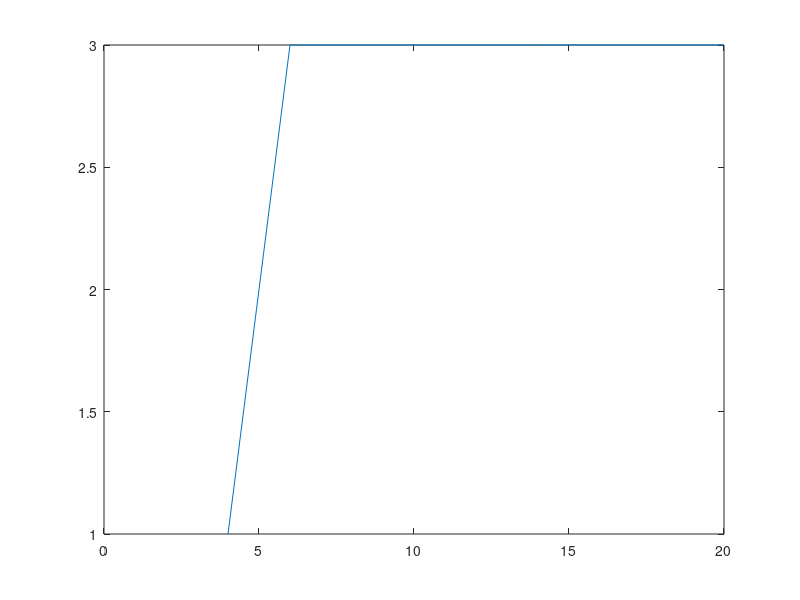

The MATLAB source for this figure: (Note: this script raises an error after producing the figure.)
clc;clear;close all;

N4= 4 ;
th4 = 2*pi/(N4*6):2*pi/(N4*6):2*pi;
n4=length(th4);
r4 = 4*ones(n4,1)';
act4 = zeros(1,n4);

N5= 5 ;
th5 = 2*pi/(N5*6):2*pi/(N5*6):2*pi;
n5=length(th5);
r5 = 5*ones(n5,1)';
act5 = zeros(1,n5);

N6= 6;
th6 = 2*pi/(N6*6):2*pi/(N6*6):2*pi;
n6=length(th6);
r6 = 6*ones(n6,1)';
act6 = zeros(1,n6);

N7= 7 ;
th7 = 2*pi/(N7*6):2*pi/(N7*6):2*pi;
n7=length(th7);
r7 = 7*ones(n7,1)';
act7 = zeros(1,n7);

N8= 8;
th8 = 2*pi/(N8*6):2*pi/(N8*6):2*pi;
n8=length(th8);
r8 =8*ones(n8,1)';
act8 = zeros(1,n8);

N9= 9 ;
th9 = 2*pi/(N9*6):2*pi/(N9*6):2*pi;
n9=length(th9);
r9 =9*ones(n9,1)';
act9 = zeros(1,n9);

N10= 10;
th10 = 2*pi/(N10*6):2*pi/(N10*6):2*pi;
n10=length(th10);
r10 =10*ones(n10,1)';
act10 = zeros(1,n10);

N11= 11;
th11 = 2*pi/(N11*6):2*pi/(N11*6):2*pi;
n11=length(th11);
r11 =11*ones(n11,1)';
act11 = zeros(1,n11);

N12= 12;
th12 = 2*pi/(N12*6):2*pi/(N12*6):2*pi;
n12=length(th12);
r12 =12*ones(n12,1)';
act12 = zeros(1,n12);

N13= 13;
th13 = 2*pi/(N13*6):2*pi/(N13*6):2*pi;
n13=length(th13);
r13 =13*ones(n13,1)';
act13 = zeros(1,n13);

N14=14;
th14 = 2*pi/(N14*6):2*pi/(N14*6):2*pi;
n14=length(th14);
r14 =14*ones(n14,1)';
act14 = zeros(1,n14);

N15=15;
th15 = 2*pi/(N15*6):2*pi/(N15*6):2*pi;
n15=length(th15);
r15 =15*ones(n15,1)';
act15 = zeros(1,n15);

N16=16;
th16 = 2*pi/(N16*6):2*pi/(N16*6):2*pi;
n16=length(th16);
r16 =16*ones(n16,1)';
act16 = zeros(1,n16);

N17=17;
th17 = 2*pi/(N17*6):2*pi/(N17*6):2*pi;
n17=length(th17);
r17 =17*ones(n17,1)';
act17 = zeros(1,n17);

N18=18;
th18 = 2*pi/(N18*6):2*pi/(N18*6):2*pi;
n18=length(th18);
r18 =18*ones(n18,1)';
act18 = zeros(1,n18);

N19=19;
th19 = 2*pi/(N19*6):2*pi/(N19*6):2*pi;
n19=length(th19);
r19 =19*ones(n19,1)';
act19 = zeros(1,n19);

N20=20;
th20 = 2*pi/(N20*6):2*pi/(N20*6):2*pi;
n20=length(th20);
r20 =20*ones(n20,1)';
act20 = zeros(1,n20);


n = n4+n5+n6+n7+n8+n9+n10+n11+n12+n13+n14+n15+n16+n17+n18+n19+n20;
sand_pile = [th4 th5 th6 th7 th8 th9 th10 th11 th12 th13 th14 th15 th16 th17 th18 th19 th20;r4 r5 r6 r7 r8 r9 r10 r11 r12 r13 r14 r15 r16 r17 r18 r19 r20; zeros(1,n) ];
%active_matrix = [th0 th1 th2 th3 th4 th5 th6 th7 th8 th9 th10 th11 th12 th13 th14 th15 th16 th17 th18 th19 th20; r0 r1 r2 r3 r4 r5 r6 r7 r8 r9 r10 r11 r12 r13 r14 r15 r16 r17 r18 r19 r20; zeros(1,n)];
active_matrix = [th4 th5 th6 th7 th8 th9 th10 th11 th12 th13 th14 th15 th16 th17 th18 th19 th20;r4 r5 r6 r7 r8 r9 r10 r11 r12 r13 r14 r15 r16 r17 r18 r19 r20; act4 act5 act6 act7 act8 act9 act10 act11 act12 act13 act14 act15 act16 act17 act18 act19 act20];


number_sand = 1000;
interval=1; % every few sand drops polt a graph.
frames(number_sand/interval)=struct('cdata',[],'colormap',[]);
bb=1; %index of images

initial=100;
for c=1:initial
initial_dist_point = round(1+rand(1,1)*(n-1)); % randomly choose
sand_pile(3,initial_dist_point)=sand_pile(3,initial_dist_point)+4;
end

regeneration_time_1 = 0; % dropping regerneration time
regeneration_time_2 = 1000; % topping regerneration time
shorest_number = 5;

choose_p = 1;
ZC = 3; % critical values



v4=1;
v5=2;
v6=3;
v7=3;
v8=3;
v9=3;
v10=3;
v11=3;
v12=3;
v13=3;
v14=3;
v15=3;
v16=3;
v17=3;
v18=3;
v19=3;
v20=3;

V=[v4 v5 v6 v7 v8 v9 v10 v11 v12 v13 v14 v15 v16 v17 v18 v19 v20];
N=[4 5 6 7 8 9 10 11 12 13 14 15 16 17 18 19 20 ];
figure(1)
plot(N,V);


f= waitbar(0,'Please wait...');


for i=1:number_sand
    pause(0.1);
    waitbar(i/number_sand)
   
    [in_active_position] = find(active_matrix(3,:) > 0);
    in_act = length(in_active_position);
    for g=1:in_act
       active_matrix(3,in_active_position(g)) = active_matrix(3,in_active_position(g)) - 1; 
    end
    
    [active_position] = find(active_matrix(3,:) == 0);
    act = length(active_position);
    active_position = active_position(1:round(act*choose_p-1));
    act = length(active_position);
    index_now = round(1+rand(1,1)*(act-1));
    
    theta_now = sand_pile(1,index_now);
    radius_now = sand_pile(2,index_now);
    sand_pile(3,index_now) = sand_pile(3,index_now) + 1;
    active_matrix(3,index_now) = active_matrix(3,index_now) + regeneration_time_1; % become inactive and need a regeneration

    [position_tops] = find( sand_pile(3,:) > ZC);
    number_top = length(position_tops);
    while number_top > 0
        for j = 1: number_top
            sand_pile(3,position_tops(j)) = sand_pile(3,position_tops(j)) - (ZC+1);
            theta_top_now  = sand_pile(1,position_tops(j));
            radius_top_now = sand_pile(2,position_tops(j));
            active_matrix(3,position_tops(j)) = active_matrix(3,position_tops(j)) + regeneration_time_2;
            
            radius1 = gpuArray(radius_top_now);
            theta1  = gpuArray(rad2deg(theta_top_now));
            radius2 = gpuArray(sand_pile(2,:));
            theta2  = gpuArray(rad2deg(sand_pile(1,:)));
            
            radius1_square=radius1^2;
            radius1_new = ones(1,length(radius2))*radius1_square;
            d_square_gpu = radius1_new + radius2.^2 - (2 * radius1 * radius2 .* cos(theta1 - theta2));
            d = d_square_gpu;
            
            [B,I] = mink(d,shorest_number);
            z = length(I);
            
            % need to check if active
            [active_position] = find(active_matrix(3,:) == 0);
            
            for q=2:z
                if ismember(I(q),active_position)==1
                   sand_pile(3,I(q)) = sand_pile(3,I(q)) + 1;
                   active_matrix(3,I(q)) = active_matrix(3,I(q)) + regeneration_time_2;
                end
            end
                
        end
        
        [position_tops] = find( sand_pile(3,:) > ZC );
        number_top = length(position_tops);
    end



[exist_position]=find(sand_pile(3,:)>0);
s = 20*sand_pile(3,exist_position);

if mod(i,interval)==0 %for each time statisfy the interval,draw graph.
        figure(2)
        if i > 1;
           ss = 20*ones(1,length(his(1,:)));
           polarscatter(his(1,:),his(2,:),ss,his(3,:),'filled');
           hold on
        end
        polarscatter(sand_pile(1,exist_position),sand_pile(2,exist_position),s,sand_pile(3,exist_position),'filled',"square");
        colormap(flipud(gray))
        h=colorbar;
        rlim([0 23])
        axis off
        graphsetting([0.2 0.1 0.6 0.8]); %percentage of the graph size corresponding to computer screen.
        %str=['number of sand: ',sprintf('%d',i)];
        %set(text(0,0,str),'interpreter','latex','HorizontalAlignment','left');   
        title(['number of sand: ',sprintf('%d',i)])
        drawnow;
        frames(bb) = getframe(gcf);
        hold off
        bb=bb+1;
end


his = [sand_pile(1,exist_position);sand_pile(2,exist_position);sand_pile(3,exist_position)];
        
        
 % inclued rotation here:

    th4=circshift(th4,[0,v4]);
    th5=circshift(th5,[0,v5]);
    th6=circshift(th6,[0,v6]);
    th7=circshift(th7,[0,v7]);
    th8=circshift(th8,[0,v8]);
    th9=circshift(th9,[0,v9]);
    th10=circshift(th10,[0,v10]);
    th11=circshift(th11,[0,v11]);
    th12=circshift(th12,[0,v12]);
    th13=circshift(th13,[0,v13]);
    th14=circshift(th14,[0,v14]);
    th15=circshift(th15,[0,v15]);
    th16=circshift(th16,[0,v16]);
    th17=circshift(th17,[0,v17]);
    th18=circshift(th18,[0,v18]);
    th19=circshift(th19,[0,v19]);
    th20=circshift(th20,[0,v20]);
    

    act4=circshift(act4,[0,v4]);
    act5=circshift(act5,[0,v5]);
    act6=circshift(act6,[0,v6]);
    act7=circshift(act7,[0,v7]);
    act8=circshift(act8,[0,v8]);
    act9=circshift(act9,[0,v9]);
    act10=circshift(act10,[0,v10]);
    act11=circshift(act11,[0,v11]);
    act12=circshift(act12,[0,v12]);
    act13=circshift(act13,[0,v13]);
    act14=circshift(act14,[0,v14]);
    act15=circshift(act15,[0,v15]);
    act16=circshift(act16,[0,v16]);
    act17=circshift(act17,[0,v17]);
    act18=circshift(act18,[0,v18]);
    act19=circshift(act19,[0,v19]);
    act20=circshift(act20,[0,v20]);
    
    %position now.
    sand_pile(1,:)=[th4 th5 th6 th7 th8 th9 th10 th11 th12 th13 th14 th15 th16 th17 th18 th19 th20];
    sand_pile(2,:)=[ r4 r5 r6 r7 r8 r9 r10 r11 r12 r13 r14 r15 r16 r17 r18 r19 r20];
    %active_matrix = [th0 th1 th2 th3 th4 th5 th6 th7 th8 th9 th10 th11 th12 th13 th14 th15 th16 th17 th18 th19 th20; r0 r1 r2 r3 r4 r5 r6 r7 r8 r9 r10 r11 r12 r13 r14 r15 r16 r17 r18 r19 r20; zeros(1,n)];
    active_matrix = [ th4 th5 th6 th7 th8 th9 th10 th11 th12 th13 th14 th15 th16 th17 th18 th19 th20; r4 r5 r6 r7 r8 r9 r10 r11 r12 r13 r14 r15 r16 r17 r18 r19 r20; act4 act5 act6 act7 act8 act9 act10 act11 act12 act13 act14 act15 act16 act17 act18 act19 act20];
   
    
end    
    


delete(f)


Video = VideoWriter('galaxy','MPEG-4');
open(Video);
writeVideo(Video,frames)
close(Video);

function graphsetting(setting)
    set(0,'units','centimeters') % we want to get unit in cm.
    computerscreensize=get(0,'screensize');  
    Length = computerscreensize(3); %length of computer screen
    Height = computerscreensize(4); %height of computer screen
    position=[setting(1)*Length setting(2)*Height setting(3)*Length setting(4)*Height];
    set(gcf,'units','centimeters','position',position); %Set the position & size of graph.
end

